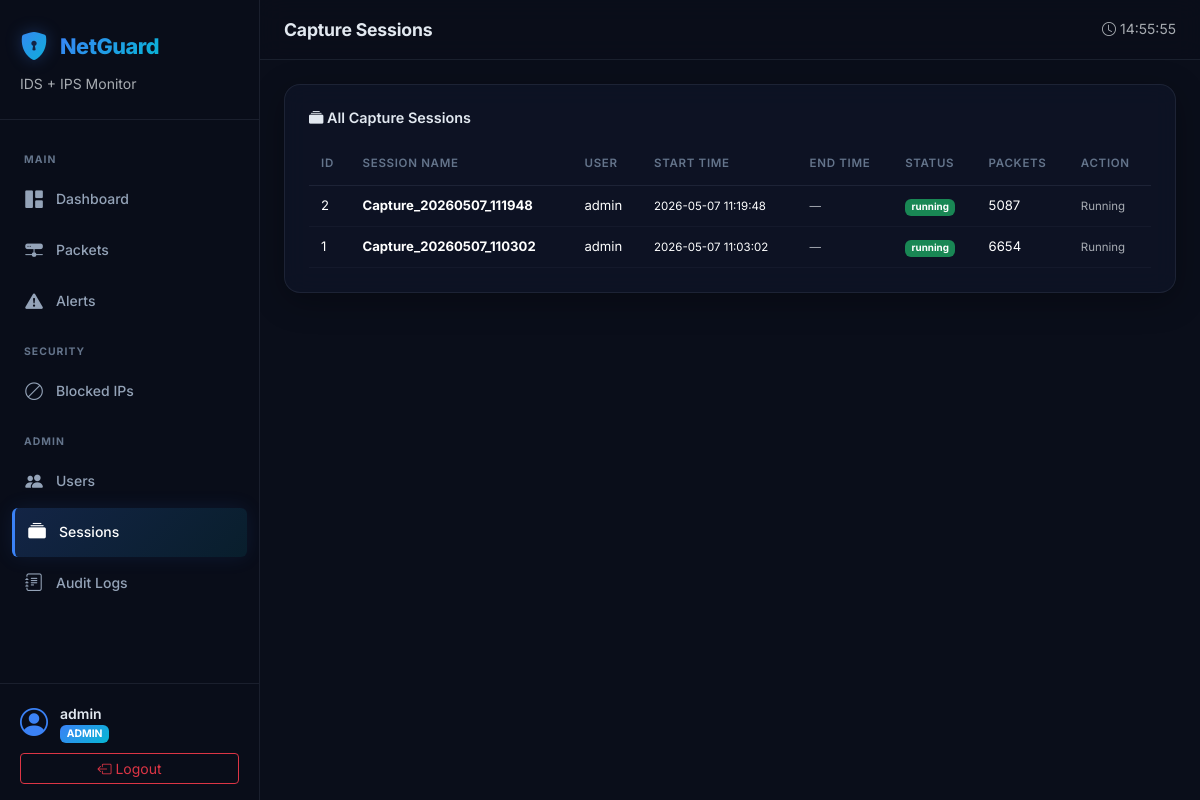
The page /admin/sessions (signed in) on the database its author committed.
### models.py (models this page shows, shortened)
class User(UserMixin, db.Model):
    __tablename__ = 'users'
    id = db.Column(db.Integer, primary_key=True, autoincrement=True)
    username = db.Column(db.String(80), unique=True, nullable=False)
    email = db.Column(db.String(120), unique=True, nullable=False)
    password_hash = db.Column(db.String(256), nullable=False)
    role = db.Column(db.String(10), nullable=False, default='viewer')  # 'admin' or 'viewer'
    created_at = db.Column(db.DateTime, nullable=False, default=datetime.utcnow)
    last_login = db.Column(db.DateTime, nullable=True)
    sessions = db.relationship('CaptureSession', backref='user', lazy=True)
    audit_logs = db.relationship('AuditLog', backref='user', lazy=True)
    blocked_ips = db.relationship('BlockedIP', backref='blocked_by_user', lazy=True)

class CaptureSession(db.Model):
    __tablename__ = 'capture_sessions'
    id = db.Column(db.Integer, primary_key=True, autoincrement=True)
    user_id = db.Column(db.Integer, db.ForeignKey('users.id'), nullable=False)
    session_name = db.Column(db.String(200), nullable=False)
    start_time = db.Column(db.DateTime, nullable=False, default=datetime.utcnow)
    end_time = db.Column(db.DateTime, nullable=True)
    status = db.Column(db.String(20), nullable=False, default='running')  # running/stopped/completed
    packet_count = db.Column(db.Integer, default=0)
    packets = db.relationship('Packet', backref='session', lazy=True, cascade='all, delete-orphan')

### routes/admin.py (the view)
@admin_bp.route('/sessions')
@login_required
@admin_required
def session_list():
    page = request.args.get('page', 1, type=int)
    query = db.session.query(
        CaptureSession, User.username
    ).join(
        User, CaptureSession.user_id == User.id
    ).order_by(CaptureSession.start_time.desc())
    pagination = query.paginate(page=page, per_page=25, error_out=False)
    return render_template('admin/sessions.html',
                           sessions=pagination.items,
                           pagination=pagination)

### routes/admin.py (called while the page is built)
def admin_required(f):
    from functools import wraps
    @wraps(f)
    def decorated_function(*args, **kwargs):
        if current_user.role != 'admin':
            flash('Access denied. Admin privileges required.', 'danger')
            return redirect(url_for('dashboard.index'))
        return f(*args, **kwargs)
    return decorated_function

### templates/admin/sessions.html (shortened to what this page needs)
{% extends "base.html" %}
{% block page_title %}Capture Sessions{% endblock %}
{% block content %}
<div class="glass-card p-4">
    <h6 class="card-title mb-3"><i class="bi bi-collection-fill"></i> All Capture Sessions</h6>
    <div class="table-responsive">
        <table class="table table-hover packet-table">
            <thead>
                <tr>
                    <th>ID</th>
                    <th>Session Name</th>
                    <th>User</th>
                    <th>Start Time</th>
                    <th>End Time</th>
                    <th>Status</th>
                    <th>Packets</th>
                    <th>Action</th>
                </tr>
            </thead>
            <tbody>
                {% for session, username in sessions %}
                <tr>
                    <td>{{ session.id }}</td>
                    <td><strong>{{ session.session_name }}</strong></td>
                    <td>{{ username }}</td>
                    <td><small>{{ session.start_time.strftime('%Y-%m-%d %H:%M:%S') }}</small></td>
                    <td>
                        {% if session.end_time %}
                        <small>{{ session.end_time.strftime('%Y-%m-%d %H:%M:%S') }}</small>
                        {% else %}<small class="text-muted">—</small>{% endif %}
                    </td>
                    <td>
                        <span class="badge {% if session.status == 'running' %}bg-success{% elif session.status == 'stopped' %}bg-warning text-dark{% else %}bg-secondary{% endif %}">
                            {{ session.status }}
                        </span>
                    </td>
                    <td>{{ session.packet_count }}</td>
                    <td>
                        {% if session.status != 'running' %}
                        <form method="POST" action="{{ url_for('admin.delete_session', session_id=session.id) }}"
                              onsubmit="return confirm('Delete this session and all its packets?')">
                            <button type="submit" class="btn btn-outline-danger btn-sm"><i class="bi bi-trash3"></i></button>
                        </form>
                        {% else %}<small class="text-muted">Running</small>{% endif %}
                    </td>
                </tr>
                {% else %}
                <tr><td colspan="8" class="text-center text-muted py-4">No capture sessions found.</td></tr>
                {% endfor %}
            </tbody>
        </table>
    </div>
</div>
{% endblock %}

### templates/base.html (shortened to what this page needs)
<!DOCTYPE html>
<html lang="en" data-bs-theme="dark">
<head>
    <link href="https://cdn.jsdelivr.net/npm/bootstrap@5.3.3/dist/css/bootstrap.min.css" rel="stylesheet">
    <link href="https://cdn.jsdelivr.net/npm/bootstrap-icons@1.11.3/font/bootstrap-icons.css" rel="stylesheet">
    <link rel="stylesheet" href="{{ url_for('static', filename='css/style.css') }}">
</head>
<body>
    {% if current_user.is_authenticated %}
    <nav class="sidebar" id="sidebar">
        <div class="sidebar-header">
            <div class="logo-wrapper">
                <i class="bi bi-shield-lock-fill logo-icon"></i>
                <span class="logo-text">NetGuard</span>
            </div>
            <small class="text-muted d-block mt-1">IDS + IPS Monitor</small>
        </div>
        <ul class="sidebar-nav">
            <li class="nav-section-title">MAIN</li>
            <li>
                <a href="{{ url_for('dashboard.index') }}" class="sidebar-link {% if request.endpoint == 'dashboard.index' %}active{% endif %}">
                    <i class="bi bi-grid-1x2-fill"></i>
                    <span>Dashboard</span>
                </a>
            </li>
            <li>
                <a href="{{ url_for('packets.packet_list') }}" class="sidebar-link {% if request.endpoint and 'packets' in request.endpoint %}active{% endif %}">
                    <i class="bi bi-hdd-network-fill"></i>
                    <span>Packets</span>
                </a>
            </li>
            <li>
                <a href="{{ url_for('alerts.alert_list') }}" class="sidebar-link {% if request.endpoint and 'alerts' in request.endpoint %}active{% endif %}">
                    <i class="bi bi-exclamation-triangle-fill"></i>
                    <span>Alerts</span>
                    {% set unresolved_count = unresolved_alerts_count|default(0) %}
                </a>
            </li>
            <li class="nav-section-title">SECURITY</li>
            <li>
                <a href="{{ url_for('blocked.blocked_list') }}" class="sidebar-link {% if request.endpoint and 'blocked' in request.endpoint %}active{% endif %}">
                    <i class="bi bi-ban"></i>
                    <span>Blocked IPs</span>
                </a>
            </li>
            {% if current_user.role == 'admin' %}
            <li class="nav-section-title">ADMIN</li>
            <li>
                <a href="{{ url_for('admin.user_list') }}" class="sidebar-link {% if request.endpoint == 'admin.user_list' %}active{% endif %}">
                    <i class="bi bi-people-fill"></i>
                    <span>Users</span>
                </a>
            </li>
            <li>
                <a href="{{ url_for('admin.session_list') }}" class="sidebar-link {% if request.endpoint == 'admin.session_list' %}active{% endif %}">
                    <i class="bi bi-collection-fill"></i>
                    <span>Sessions</span>
                </a>
            </li>
            <li>
                <a href="{{ url_for('admin.audit_logs') }}" class="sidebar-link {% if request.endpoint == 'admin.audit_logs' %}active{% endif %}">
                    <i class="bi bi-journal-text"></i>
                    <span>Audit Logs</span>
                </a>
            </li>
            {% endif %}
        </ul>
        <div class="sidebar-footer">
            <div class="user-info">
                <div class="user-avatar">
                    <i class="bi bi-person-circle"></i>
                </div>
                <div class="user-details">
                    <span class="user-name">{{ current_user.username }}</span>
                    <span class="user-role badge {% if current_user.role == 'admin' %}bg-accent{% else %}bg-secondary{% endif %}">{{ current_user.role }}</span>
                </div>
            </div>
            <a href="{{ url_for('auth.logout') }}" class="btn btn-outline-danger btn-sm w-100 mt-2">
                <i class="bi bi-box-arrow-left"></i> Logout
            </a>
        </div>
    </nav>
    <main class="main-content" id="main-content">
        <nav class="top-navbar">
            <div class="navbar-title">
                <h1 class="page-title">{% block page_title %}Dashboard{% endblock %}</h1>
            </div>
            <div class="navbar-actions">
                <span class="text-muted small">
                    <i class="bi bi-clock"></i> <span id="currentTime"></span>
                </span>
            </div>
        </nav>
        <div class="content-wrapper">
            {% block content %}{% endblock %}
        </div>
    </main>
    {% endif %}
</body>
</html>

### rows shown on the page
User: username "admin", role "ADMIN"
CaptureSession: id "2", session_name "Capture_20260507_111948", username "admin", start_time "2026-05-07 11:19:48", status "running", packet_count "5087", shows "Running"
CaptureSession: id "1", session_name "Capture_20260507_110302", username "admin", start_time "2026-05-07 11:03:02", status "running", packet_count "6654", shows "Running"
